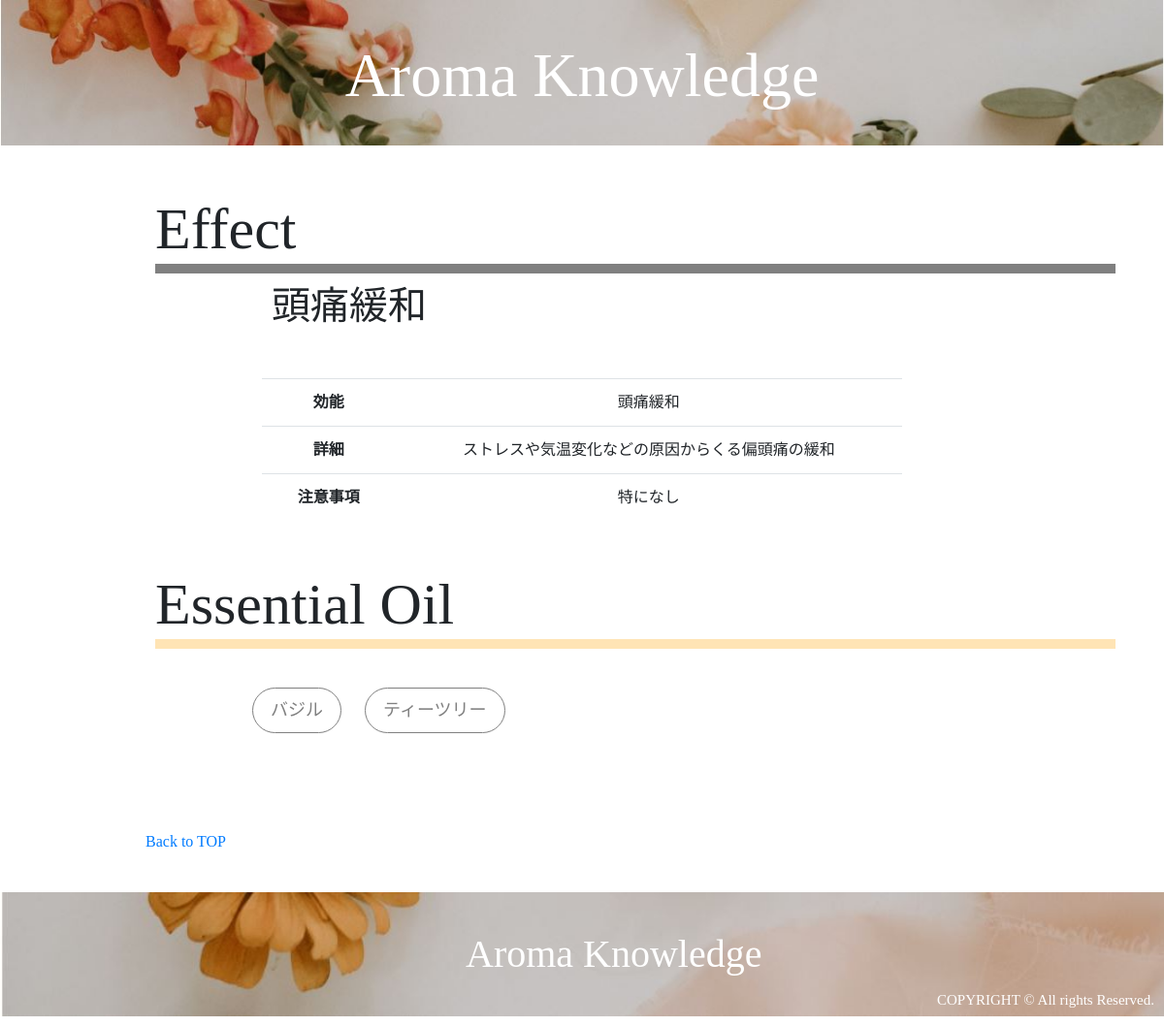
The app's page /effect_detail.php?id=2 with its own data.
### tables this page shows
CREATE TABLE `effects` (
  `id` int(11) NOT NULL AUTO_INCREMENT,
  `effect` varchar(255) NOT NULL,
  `content` varchar(255) NOT NULL,
  `caution` varchar(255) NOT NULL,
  `user_id` int(11) NOT NULL,
  `created_at` timestamp NOT NULL DEFAULT CURRENT_TIMESTAMP,
  PRIMARY KEY (`id`),
  UNIQUE KEY `effect` (`effect`),
  KEY `user_id` (`user_id`),
  CONSTRAINT `effects_ibfk_1` FOREIGN KEY (`user_id`) REFERENCES `users` (`id`) ON DELETE CASCADE ON UPDATE CASCADE
);

CREATE TABLE `essential_oils` (
  `id` int(11) NOT NULL AUTO_INCREMENT,
  `name` varchar(255) NOT NULL,
  `scientific_name` varchar(255) NOT NULL,
  `plant_name` varchar(255) NOT NULL,
  `extraction` varchar(255) NOT NULL,
  `aroma` varchar(255) NOT NULL,
  `caution` varchar(255) NOT NULL,
  `english_name` varchar(255) NOT NULL,
  `user_id` int(11) NOT NULL,
  `image` varchar(255) NOT NULL,
  `created_at` timestamp NOT NULL DEFAULT CURRENT_TIMESTAMP,
  PRIMARY KEY (`id`),
  UNIQUE KEY `name` (`name`),
  KEY `user_id` (`user_id`),
  CONSTRAINT `essential_oils_ibfk_1` FOREIGN KEY (`user_id`) REFERENCES `users` (`id`) ON DELETE CASCADE ON UPDATE CASCADE
);

### effect_detail.php (called while the page is built, shortened)
<?php
    require_once 'DAOs/EffectDAO.php';
    require_once 'DAOs/OilDAO.php';
    $id= $_GET['id'];
    $effect = EffectDAO::get_effect($id);
    $oils = OilDAO::get_all_oils_by_effect_id($id);
    include_once 'views/effect_detail_view.php';

### DAOs/EffectDAO.php (called while the page is built, shortened)
<?php
    require_once 'DAOs/DAO.php';
    class EffectDAO extends DAO{
        public static function get_effect($id){
             try{
                $pdo = self::get_connection();
                $stmt = $pdo->prepare('SELECT * FROM effects WHERE id=:id');
                $stmt->bindValue(':id', $id, PDO::PARAM_INT);
                $stmt->execute();
                $stmt->setFetchMode(PDO::FETCH_CLASS|PDO::FETCH_PROPS_LATE, 'Effect');
                $effect = $stmt->fetch();
            }catch(PDOException $e){
            }finally{
                self::close_connection($pdo, $stmt);
            }
            return $effect;
        }
    }

### DAOs/OilDAO.php (called while the page is built, shortened)
<?php
    require_once 'DAOs/DAO.php';
    class OilDAO extends DAO{
        public static function get_oil($id){
             try{
                $pdo = self::get_connection();
                $stmt = $pdo->prepare('SELECT * FROM essential_oils WHERE id=:id');
                $stmt->bindValue(':id', $id, PDO::PARAM_INT);
                $stmt->execute();
                $stmt->setFetchMode(PDO::FETCH_CLASS|PDO::FETCH_PROPS_LATE, 'Oil');
                $oil = $stmt->fetch();
            }catch(PDOException $e){
            }finally{
                self::close_connection($pdo, $stmt);
            }
            return $oil;
        }
        public static function get_all_oils_by_effect_id($effect_id){
             try{
                $pdo = self::get_connection();
                $stmt = $pdo->prepare('SELECT * FROM relations WHERE effect_id=:effect_id');
                $stmt->bindValue(':effect_id', $effect_id, PDO::PARAM_INT);
                $stmt->execute();
                $stmt->setFetchMode(PDO::FETCH_CLASS|PDO::FETCH_PROPS_LATE, 'Relation');
                $relations = $stmt->fetchAll();
                $oils = array();
                foreach($relations as $relation){
                    $oil = self::get_oil($relation->oil_id);
                    $oils[] = $oil;
                }
            }catch(PDOException $e){
            }finally{
                self::close_connection($pdo, $stmt);
            }
            return $oils;
        }
    }

### DAOs/DAO.php (called while the page is built, shortened)
<?php
    class DAO {
        protected static function close_connection($pdo, $stmt){
            $pdo = null;
            $stmt = null;
        }
    }

### views/effect_detail_view.php (the view, shortened to what this page needs)
<!DOCTYPE html>
<html lang="ja">
    <head>
        <link rel="stylesheet" href="https://stackpath.bootstrapcdn.com/bootstrap/4.3.1/css/bootstrap.min.css">
        <link rel="stylesheet" href="css/style.css">
        <link rel="stylesheet" href="css/style2.css">
    </head>
    <body>
        <div class="header" style="background-image:url(images/top1.jpg)">
            <h1><a href="index.php">Aroma Knowledge</a></h1>
        </div>
        <div class="effects">
            <h2 class="title">Effect</h1>
            <h2 class="subtitle"><?= $effect->effect ?></h2>
            <div class="EffectDetail">
                <table class="table table-size">
                    <tbody>
                        <tr>
                            <th style="width: 5%">効能</th>
                            <td style="width: 20%"><?= $effect->effect ?></td>
                        </tr>
                        <tr>
                            <th>詳細</th>
                            <td><?= $effect->content ?></td>
                        </tr>
                        <tr>
                            <th>注意事項</th>
                            <td><?= $effect->caution ?></td>
                        </tr>
                    </tbody>
                </table>
            </div>
        </div>
        <div class="essential_oils">
            <h2 class="title">Essential Oil</h1>
            <div class="EffectContent">
                <?php foreach($oils as $oil): ?>
                    <a href="oil_detail.php?id=<?= $oil->id ?>" class="OilBtn"><?= $oil->name ?></a>
                <?php endforeach; ?>
            </div>
        </div>
        <div class="nav">
            <a href="index.php">Back to TOP</a><br>
        </div>
        <div class="footer" style="background-image:url(images/footer.jpg)">
            <h1 class="logo">Aroma Knowledge</h1>
            <p class="copylight">COPYRIGHT © All rights Reserved.</p>
        </div>
    </body>
</html>

### css/style.css (style rules this page uses)
body { font-family: 'Times New Roman', '游ゴシック', 'Meiryo UI'; }
.header { text-align: center; background: url(images/top1.jpg); background-size: cover; width: 100%; }
.header h1 { color: white; font-family: Times New Roman; margin: auto; }
.header a { text-decoration: none; color: white; }
.OilDetail, .EffectDetail { text-align: center; }
.OilBtn { margin: 10px; display: inline-block; padding: 0.5em 1em; text-decoration: none; border: solid 1px gray; border-radius: 25px; transition: .4s; }
@media screen and (min-width :768px) { .header { height: 150px; } }
@media screen and (min-width :768px) { .header h1 { padding: 40px; font-size: 4.0rem; } }
@media screen and (min-width :768px) { .essential_oils, .effects, .other, .relations, .SearchOil { margin: 50px 50px; clear: right; } }
@media screen and (min-width :768px) { .title { margin-left: 10%; font-size: 60px; border-bottom: solid 10px moccasin; } }
@media screen and (min-width :768px) { .effects .title { border-bottom: solid 10px gray; } }
@media screen and (min-width :768px) { .EffectContent { margin-left: 200px; margin-top: 30px; } }
@media screen and (min-width :768px) { .EffectContent a { color: gray; text-align: center; font-size: 18px; text-decoration: none; } }
@media screen and (min-width :768px) { .footer { background: url(images/footer.jpg); background-size: cover; bottom: 0; width: 100%; } }
@media screen and (min-width :768px) { .logo { display: inline-block; margin-left: 40%; margin-top: 40px; color: white; margin-bottom: 40px; } }
@media screen and (min-width :768px) { .copylight { display: inline-block; font-size: 15px; float: right; bottom: 0; margin-right: 10px; margin-top: 100px; color: white; } }
@media screen and (min-width :768px) { .nav { display: inline-block; margin-left: 150px; margin-top: 40px; margin-bottom: 40px; } }
@media screen and (min-width :768px) { .subtitle { margin-left: 230px; font-size: 40px; margin-top: 10px; } }
@media screen and (min-width :768px) { .OilDetail, .EffectDetail { margin: 50px 20%; } }

### css/style2.css (style rules this page uses)
body { font-family: 'Times New Roman', '游ゴシック', 'Meiryo UI'; }

### records on screen
effects: effect "頭痛緩和", content "ストレスや気温変化などの原因からくる偏頭痛の緩和", caution "特になし"
essential_oils: name "バジル"
essential_oils: name "ティーツリー"
